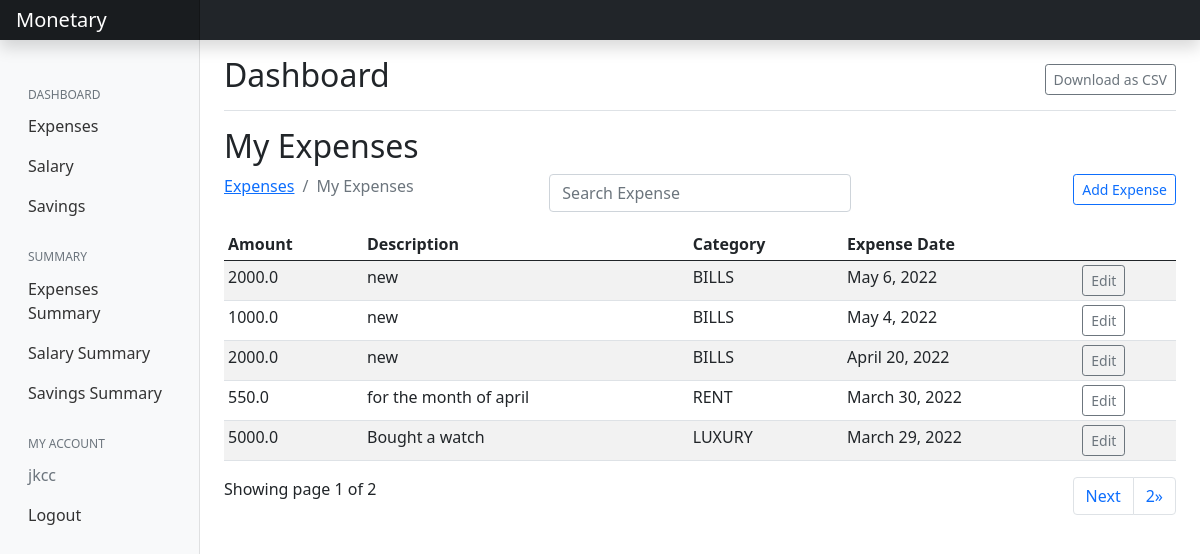
The app's page / (signed in) with its own data.
### expenses/models.py (models this page shows, shortened)
class Expense(models.Model):
    amount = models.FloatField()
    date = models.DateField(default=now)
    description = models.TextField()
    owner = models.ForeignKey(to=User, on_delete=models.CASCADE)
    category = models.CharField(max_length=200)
    class Meta:
        ordering = ['-date']

### expenses/views.py (the view)
# urls.py: path('', views.index, name="expenses"),
@login_required(login_url='/accounts/login')
def index(request):
    categories = Category.objects.all()
    expenses = Expense.objects.filter(owner=request.user)
    paginator = Paginator(expenses, 5)
    page_num = request.GET.get('page')
    page_obj = Paginator.get_page(paginator, page_num)
    context = {
        'expenses': expenses,
        'page_obj': page_obj
    }
    return render(request, 'expenses/index.html', context)

### expenses/templates/expenses/index.html (shortened to what this page needs)
{% extends 'base.html' %}
{% load static %}
{% block content %}
{% if expenses.count %}
<div class="d-flex justify-content-between flex-wrap flex-md-nowrap align-items-center pt-3 pb-2 mb-3 border-bottom">
    <h1 class="h2">Dashboard</h1>
    <div class="btn-toolbar mb-2 mb-md-0">
        <a href="{% url 'export-csv' %}" class="btn btn-outline-secondary btn-sm">Download as CSV</a>
    </div>
</div>
<h2>My Expenses</h2>
<div class="row">
    <div class="col-md-4">
        <nav aria-label="breadcrumb">
            <ol class="breadcrumb">
                <li class="breadcrumb-item"><a href="{% url 'expenses' %}">Expenses</a></li>
                <li class="breadcrumb-item active" aria-current="page">My Expenses</li>
            </ol>
        </nav>
    </div>
    <div class="col-md-4">
        <div class="form-group">
            <input type="text" class="form-control mb-3" id="searchField" placeholder="Search Expense">
        </div>
    </div>
    <div class="col-md-4">
        <a href="{% url 'add-expenses' %}" class="btn btn-outline-primary btn-sm mb-3 float-end">Add Expense</a>
    </div>
</div>
<div class="app-table">
    <table class="table table-striped table-sm">
        <thead>
            <tr>
                <th>Amount</th>
                <th>Description</th>
                <th>Category</th>
                <th>Expense Date</th>
                <th></th>
            </tr>
        </thead>
        <tbody>
            {% for expense in page_obj %}
            <tr>
                <td>{{expense.amount}}</td>
                <td>{{expense.description}}</td>
                <td>{{expense.category}}</td>
                <td>{{expense.date}}</td>
                <td><a href="{% url 'expense-edit' expense.id %}" class="btn btn-outline-secondary btn-sm">Edit</a></td>
            </tr>
            {% endfor %}
        </tbody>
    </table>
</div>
<div class="pagination-container">
    <div>
        Showing page {{ page_obj.number }} of {{ page_obj.paginator.num_pages }}
        <ul class="pagination align-right float-end mr-auto">
            {% if page_obj.has_next %}
            <li class="page-item"><a class="page-link" href="?page={{ page_obj.next_page_number }}">Next</a>
            </li>
            <li class="page-item"><a class="page-link"
                    href="?page={{ page_obj.paginator.num_pages }}">{{ page_obj.paginator.num_pages }}&raquo;</a>
            </li>
            {% endif %}
        </ul>
    </div>
</div>
{% endif %}
{% endblock %}

### templates/base.html (shortened to what this page needs)
{% load static %}
<!doctype html>
<html lang="en">
<head>
    <link href="{% static 'css/main.css' %}" rel="stylesheet">
    <link href="https://cdn.jsdelivr.net/npm/bootstrap@5.0.2/dist/css/bootstrap.min.css" rel="stylesheet"
>
</head>
<body>
    <header class="navbar navbar-dark bg-dark sticky-top flex-md-nowrap p-0 shadow">
        <a class="navbar-brand col-md-3 col-lg-2 me-0 px-3" href="{% url 'expenses' %}">Monetary</a>
    </header>
    <div class="container-fluid">
        <div class="row">
            <nav id="sidebarOption" class="col-md-3 col-lg-2 d-md-block bg-light sidebar collapse">
                <div class="position-sticky pt-3">
                    <ul class="nav flex-column">
                        <h6
                            class="sidebar-heading d-flex justify-content-between align-items-center px-3 mt-4 mb-1 text-muted">
                            <span>Dashboard</span>
                        </h6>
                        <li class="nav-item">
                            <a class="nav-link" href="{% url 'expenses' %}">
                                Expenses
                            </a>
                        </li>
                        <li class="nav-item">
                            <a class="nav-link" href="{% url 'salary' %}">
                                Salary
                            </a>
                        </li>
                        <li class="nav-item">
                            <a class="nav-link" href="{% url 'saving' %}">
                                Savings
                            </a>
                        </li>
                    </ul>
                    <h6
                        class="sidebar-heading d-flex justify-content-between align-items-center px-3 mt-4 mb-1 text-muted">
                        <span>Summary</span>
                    </h6>
                    <ul class="nav flex-column mb-2">
                        <li class="nav-item">
                            <a class="nav-link" href="{% url 'stats' %}">
                                Expenses Summary
                            </a>
                        </li>
                        <li class="nav-item">
                            <a class="nav-link" href="{% url 'salary-stats' %}">
                                Salary Summary
                            </a>
                        </li>
                        <li class="nav-item">
                            <a class="nav-link" href="{% url 'saving-stats' %}">
                                Savings Summary
                            </a>
                        </li>
                    </ul>
                    <h6
                        class="sidebar-heading d-flex justify-content-between align-items-center px-3 mt-4 mb-1 text-muted">
                        <span>My Account</span>
                    </h6>
                    <ul class="nav flex-column mb-2">
                        {% if user.is_authenticated %}
                            <li class="nav-item">
                                <a class="nav-link disabled" href="#">{{ request.user.username }}</a>
                            </li>
                            <li class="nav-item">
                                <a class="nav-link" href="{% url 'account_logout' %}">Logout</a>
                            </li>
                        {% endif %}
                    </ul>
                </div>
            </nav>
            <main class="col-md-9 ms-sm-auto col-lg-10 px-md-4">
                {% block content %}
                {% endblock %}
            </main>
        </div>
    </div>
</body>
</html>

### static/css/main.css (style rules this page uses)
body { font-size: .875rem; }
.sidebar { position: fixed; top: 0; bottom: 0; left: 0; z-index: 100; padding: 48px 0 0; box-shadow: inset -1px 0 0 rgba(0, 0, 0, .1); }
.sidebar .nav-link { font-weight: 500; color: #333; }
.sidebar-heading { font-size: .75rem; text-transform: uppercase; }
.navbar-brand { padding-top: .75rem; padding-bottom: .75rem; font-size: 1rem; background-color: rgba(0, 0, 0, .25); box-shadow: inset -1px 0 0 rgba(0, 0, 0, .25); }

### records on screen
Expense: amount "2000.0", description "new", category "BILLS", date "May 6, 2022"
Expense: amount "1000.0", description "new", category "BILLS", date "May 4, 2022"
Expense: amount "2000.0", description "new", category "BILLS", date "April 20, 2022"
Expense: amount "550.0", description "for the month of april", category "RENT", date "March 30, 2022"
Expense: amount "5000.0", description "Bought a watch", category "LUXURY", date "March 29, 2022"

### other values on screen
{{ request.user.username }} "jkcc"
{{ page_obj.number }} "1"
{{ page_obj.paginator.num_pages }} "2"
